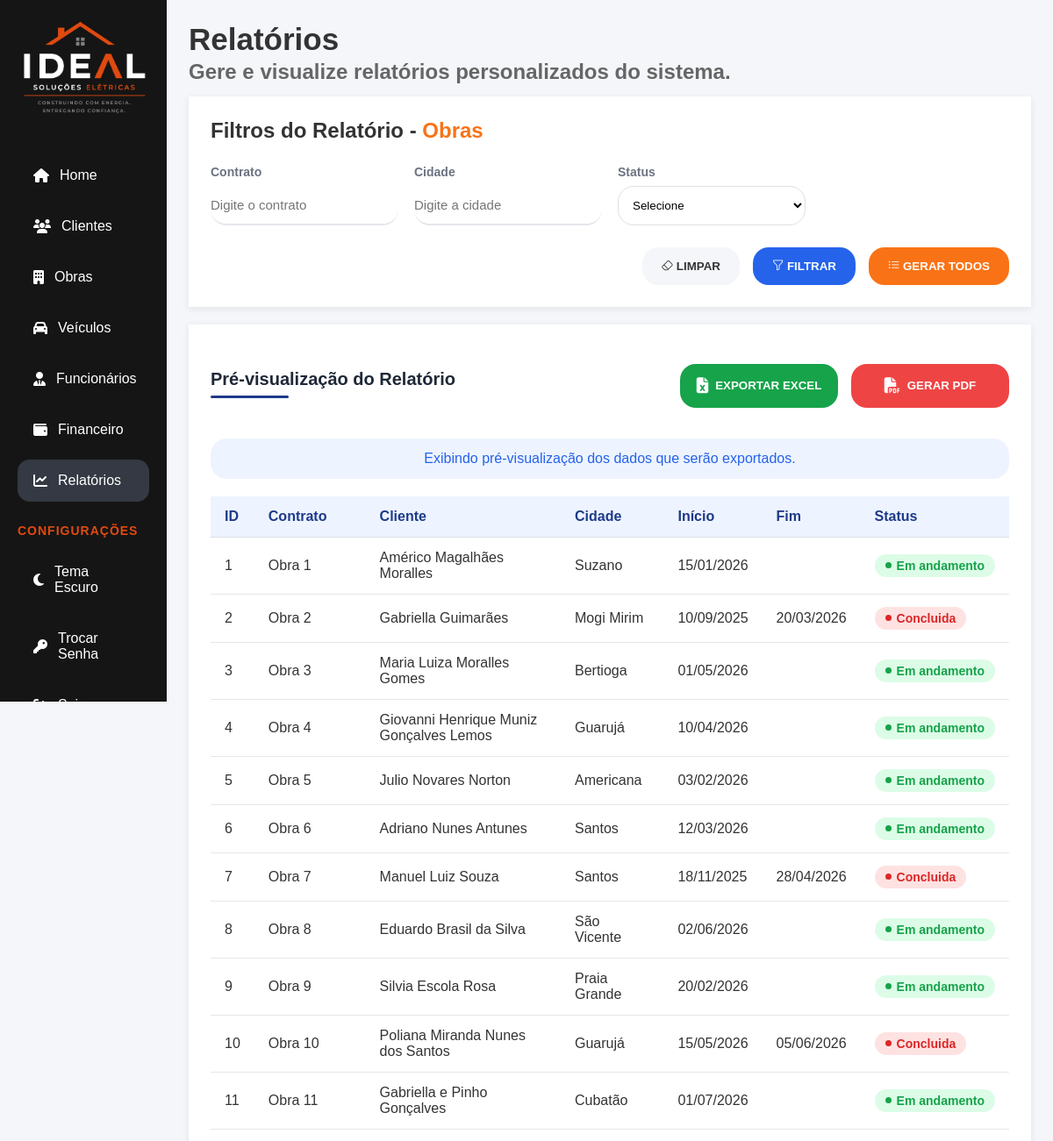
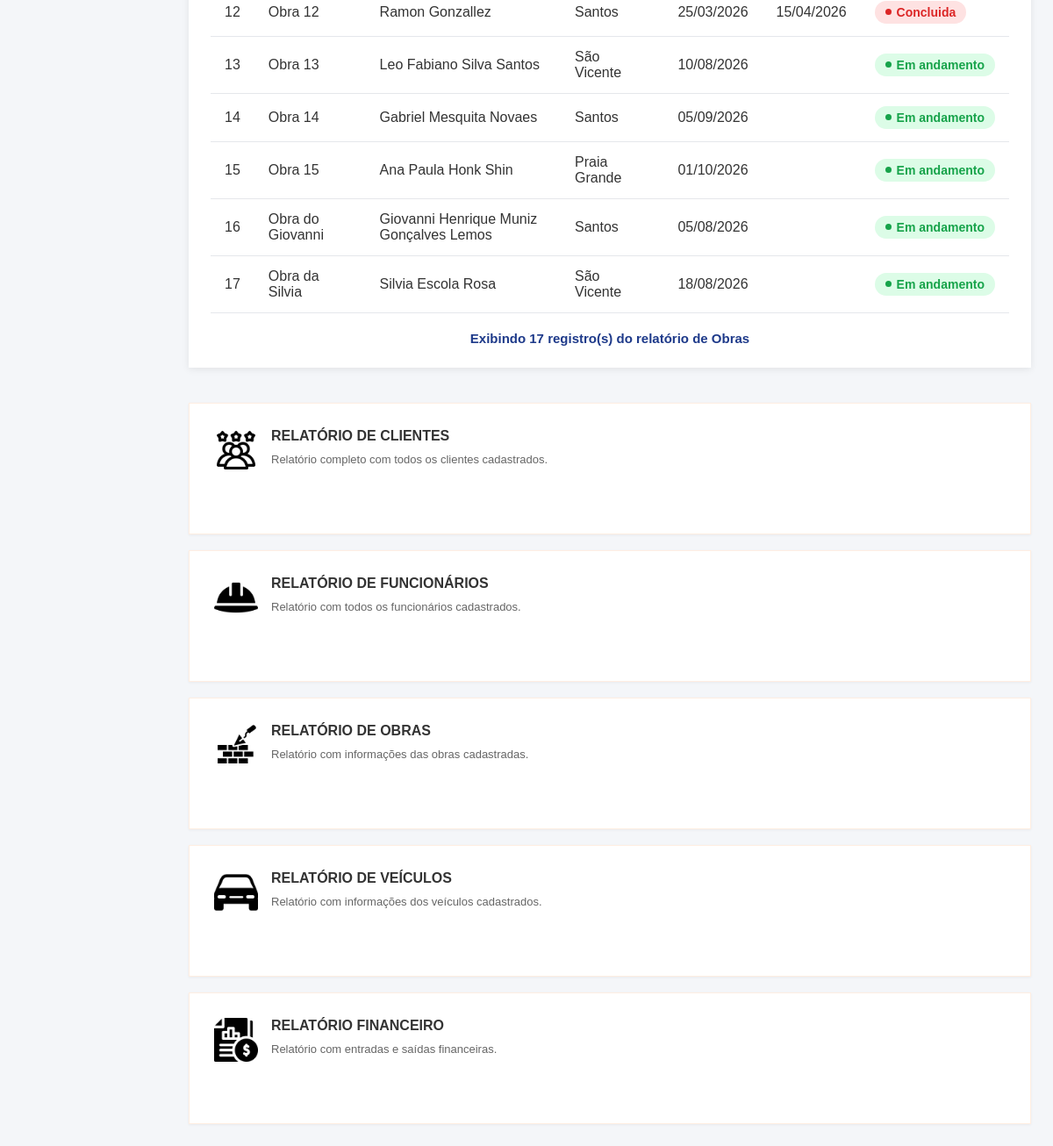
Screenshot of /public/index.php?url=relatorios&relatorio=obras (signed in) with the database file from the repository (2 pictures, top to bottom).
### tables this page shows
CREATE TABLE obra (
    idObra INT AUTO_INCREMENT PRIMARY KEY,
    idCliente INT NOT NULL,
    dataInicio DATETIME NOT NULL,
    dataFim DATETIME,
    status ENUM('Em andamento', 'Concluida', 'Cancelada') NOT NULL,
    estado CHAR(2) NOT NULL,
    cidade VARCHAR(45) NOT NULL,
    bairro VARCHAR(60) NOT NULL,
    cep CHAR(8) NOT NULL,
    tipoLogradouro VARCHAR(15) NOT NULL,
    nomeLogradouro VARCHAR(100) NOT NULL,
    numero CHAR(4) NOT NULL,
    complemento VARCHAR(45),
    contrato VARCHAR(45),
    valorContratado DECIMAL(10,2) NOT NULL DEFAULT 0.00,
    observacoes TEXT,
    CONSTRAINT fk_obra_cliente
        FOREIGN KEY (idCliente)
        REFERENCES cliente(idCliente)
);

CREATE TABLE cliente (
    idCliente INT AUTO_INCREMENT PRIMARY KEY,
    nomeCliente VARCHAR(45) NOT NULL,
    cpf CHAR(11) UNIQUE,
    cnpj CHAR(14) UNIQUE,
    email VARCHAR(150),
    tipoCliente ENUM('Pessoa Física', 'Pessoa Jurídica') NOT NULL,
    tipoLogradouro VARCHAR(15) NOT NULL,
    nomeLogradouro VARCHAR(100) NOT NULL,
    numero VARCHAR(6) NOT NULL,
    complemento VARCHAR(30),
    bairro VARCHAR(100) NOT NULL,
    cidade VARCHAR(100) NOT NULL,
    cep CHAR(8) NOT NULL,
    estado CHAR(2) NOT NULL,
    observacoes TEXT,
    CONSTRAINT chk_documento
        CHECK (cpf IS NOT NULL OR cnpj IS NOT NULL)
);

### app/Views/relatorios/index.php (the view, shortened to what the rows shown need)
<?php
require_once __DIR__ . '/../includes/header.php';
?>
<div class="layout">
    <main class="content">
        <div class="relatorios-container">
            <div class="titulo-pagina">
                <h1>Relatórios</h1>
            </div>
            <div class="conteudo-relatorios">
                <section class="painel-relatorio">
                    <div class="card card-filtros">
                        <h2>
                            Filtros do Relatório -
                            <span><?= $tipoSelecionado ?></span>
                        </h2>
                    </div>
                    <div class="card card-preview">
                        <div class="preview-cabecalho">
                            <div class="preview-titulo">
                                <h2>
                                    Pré-visualização do Relatório
                                </h2>
                            </div>
                        </div>
                        <div class="tabela-container">
                            <div class="table-container">
                                <table class="table">
                                    <thead>
                                        <?php if ($relatorio == 'clientes'): ?>
                                            <tr>
                                                <th>ID</th>
                                                <th>Nome</th>
                                                <th>CPF</th>
                                                <th>CNPJ</th>
                                            </tr>
                                        <?php elseif ($relatorio == 'obras'): ?>
                                            <tr>
                                                <th>ID</th>
                                                <th>Contrato</th>
                                                <th>Cliente</th>
                                                <th>Cidade</th>
                                                <th>Início</th>
                                                <th>Fim</th>
                                                <th>Status</th>
                                            </tr>
                                        <?php endif; ?>
                                    </thead>
                                    <tbody>
                                        <?php if (!empty($dados['dados'])): ?>
                                            <?php foreach ($dados['dados'] as $linha): ?>
                                                <tr>
                                                    <?php if ($relatorio == 'clientes'): ?>
                                                        <td><?= htmlspecialchars($linha['idCliente'] ?? '') ?></td>
                                                        <td><?= htmlspecialchars($linha['nomeCliente'] ?? '') ?></td>
                                                        <td><?= preg_replace(
                                                            '/(\d{3})(\d{3})(\d{3})(\d{2})/',
                                                            '$1.$2.$3-$4',
                                                            $linha['cpf'] ?? ''
                                                        ) ?></td>
                                                        <td><?= preg_replace(
                                                            '/(\d{2})(\d{3})(\d{3})(\d{4})(\d{2})/',
                                                            '$1.$2.$3/$4-$5',
                                                            $linha['cnpj'] ?? ''
                                                        ) ?>
                                                        </td>
                                                    <?php elseif ($relatorio == 'obras'): ?>
                                                        <td><?= htmlspecialchars($linha['idObra'] ?? '') ?></td>
                                                        <td><?= htmlspecialchars($linha['contrato'] ?? '') ?></td>
                                                        <td><?= htmlspecialchars($linha['nomeCliente'] ?? '') ?></td>
                                                        <td><?= htmlspecialchars($linha['cidade'] ?? '') ?></td>
                                                        <td>
                                                            <?= !empty($linha['dataInicio'])
                                                                ? date('d/m/Y', strtotime($linha['dataInicio']))
                                                                : '' ?>
                                                        </td>
                                                        <td>
                                                            <?= !empty($linha['dataFim'])
                                                                ? date('d/m/Y', strtotime($linha['dataFim']))
                                                                : '' ?>
                                                        </td>
                                                        <td>
                                                            <?php
                                                            $status = strtolower(trim($linha['status'] ?? ''));
                                                            $classeStatus = str_replace(' ', '-', $status);
                                                            ?>
                                                            <span class="status <?= $classeStatus ?>">
                                                                <?= ucfirst($status) ?>
                                                            </span>
                                                        </td>
                                                    <?php endif; ?>
                                                </tr>
                                            <?php endforeach; ?>
                                        <?php endif; ?>
                                    </tbody>
                                </table>
                            </div>
                        </div>
                    </div>
                </section>
            </div>
        </div>
    </main>
</div>
</body>
</html>

### rows the page displays
obra: idObra "1", contrato "Obra 1", idCliente.nomeCliente "Américo Magalhães Moralles", cidade "Suzano", dataInicio "15/01/2026", status "Em andamento"
obra: idObra "2", contrato "Obra 2", idCliente.nomeCliente "Gabriella Guimarães", cidade "Mogi Mirim", dataInicio "10/09/2025", dataFim "20/03/2026", status "Concluida"
obra: idObra "3", contrato "Obra 3", idCliente.nomeCliente "Maria Luiza Moralles Gomes", cidade "Bertioga", dataInicio "01/05/2026", status "Em andamento"
obra: idObra "4", contrato "Obra 4", idCliente.nomeCliente "Giovanni Henrique Muniz Gonçalves Lemos", cidade "Guarujá", dataInicio "10/04/2026", status "Em andamento"
obra: idObra "5", contrato "Obra 5", idCliente.nomeCliente "Julio Novares Norton", cidade "Americana", dataInicio "03/02/2026", status "Em andamento"
obra: idObra "6", contrato "Obra 6", idCliente.nomeCliente "Adriano Nunes Antunes", cidade "Santos", dataInicio "12/03/2026", status "Em andamento"
obra: idObra "7", contrato "Obra 7", idCliente.nomeCliente "Manuel Luiz Souza", cidade "Santos", dataInicio "18/11/2025", dataFim "28/04/2026", status "Concluida"
obra: idObra "8", contrato "Obra 8", idCliente.nomeCliente "Eduardo Brasil da Silva", cidade "São Vicente", dataInicio "02/06/2026", status "Em andamento"
obra: idObra "9", contrato "Obra 9", idCliente.nomeCliente "Silvia Escola Rosa", cidade "Praia Grande", dataInicio "20/02/2026", status "Em andamento"
obra: idObra "10", contrato "Obra 10", idCliente.nomeCliente "Poliana Miranda Nunes dos Santos", cidade "Guarujá", dataInicio "15/05/2026", dataFim "05/06/2026", status "Concluida"
obra: idObra "11", contrato "Obra 11", idCliente.nomeCliente "Gabriella e Pinho Gonçalves", cidade "Cubatão", dataInicio "01/07/2026", status "Em andamento"
obra: idObra "12", contrato "Obra 12", idCliente.nomeCliente "Ramon Gonzallez", cidade "Santos", dataInicio "25/03/2026", dataFim "15/04/2026", status "Concluida"
obra: idObra "13", contrato "Obra 13", idCliente.nomeCliente "Leo Fabiano Silva Santos", cidade "São Vicente", dataInicio "10/08/2026", status "Em andamento"
obra: idObra "14", contrato "Obra 14", idCliente.nomeCliente "Gabriel Mesquita Novaes", cidade "Santos", dataInicio "05/09/2026", status "Em andamento"
obra: idObra "15", contrato "Obra 15", idCliente.nomeCliente "Ana Paula Honk Shin", cidade "Praia Grande", dataInicio "01/10/2026", status "Em andamento"
obra: idObra "16", contrato "Obra do Giovanni", idCliente.nomeCliente "Giovanni Henrique Muniz Gonçalves Lemos", cidade "Santos", dataInicio "05/08/2026", status "Em andamento"
obra: idObra "17", contrato "Obra da Silvia", idCliente.nomeCliente "Silvia Escola Rosa", cidade "São Vicente", dataInicio "18/08/2026", status "Em andamento"

### other values shown
$tipoSelecionado "Obras"
$dados['total'] "17"
